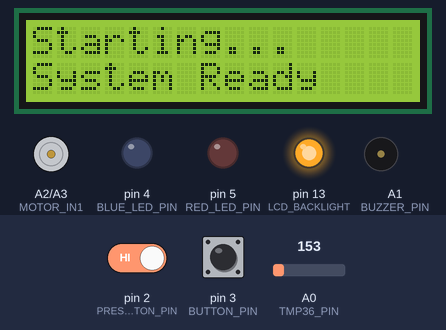
Bench run of a sketch on a simulated Arduino Uno, built with avr-gcc and run on an emulated ATmega328P. Shown: 16×2 character LCD, motor-driver pin pairs drawn as motors (green arrow = first pin HIGH = forward, orange = second pin HIGH = backward, longer = more drive, scaled by the enable pin), output pins drawn as LEDs (lit = HIGH), buzzer (waves = sounding). Dashed ring = blinking. The inputs (shaded band) are chosen by the test bench; at power-on: pin 3 (BUTTON_PIN) HIGH, pin 2 (PRESET_BUTTON_PIN) HIGH, A0 (TMP36_PIN) = 153. What the sketch prints to the serial monitor is not drawn.

Above: at 2.1 s.
At 5.2 s:
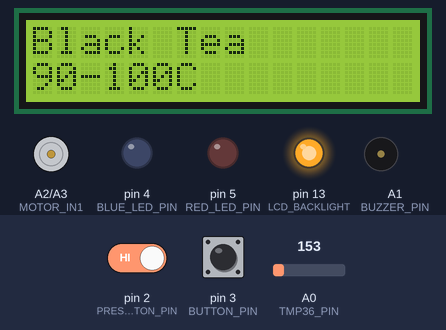
5.3 s: pin 3 (BUTTON_PIN) pulled LOW for 0.15 s
At 6.0 s:
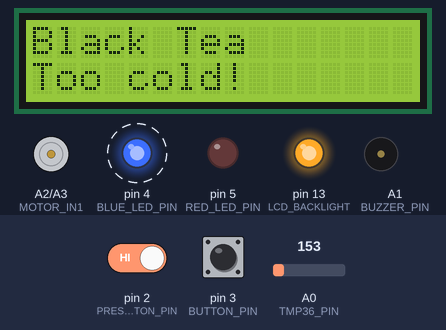
10.6 s: pin 2 (PRESET_BUTTON_PIN) driven LOW and pin 3 (BUTTON_PIN) driven LOW
12.6 s: pin 3 (BUTTON_PIN) driven HIGH
At 15.4 s:
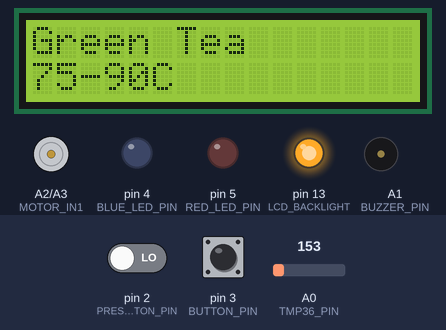
15.6 s: pin 3 (BUTTON_PIN) driven LOW
At 17.3 s:
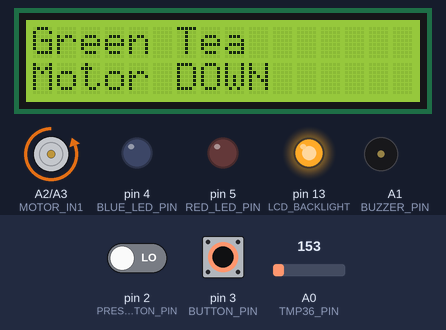
Timing chart, 0 to 19.5 s (numbered marks = the images above; inputs shaded):
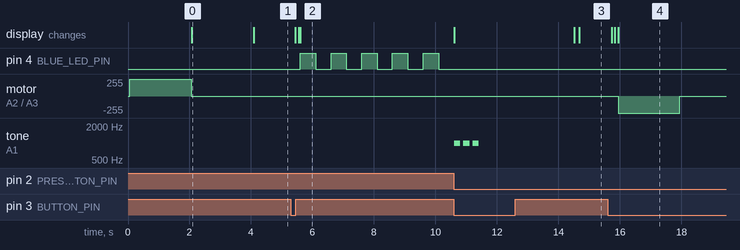

The sketch:

TeaMaker_analog_temp.ino
```cpp
#include <LiquidCrystal.h>

// Motor positions (kept at top to ensure global scope)
enum MotorPosition {
  MOTOR_STOP = 0,
  MOTOR_UP = 1,
  MOTOR_DOWN = 2
};
MotorPosition currentMotorPosition = MOTOR_STOP;

// Pin definitions
#define TMP36_PIN A0          // TMP36 analog pin
#define BUTTON_PIN 3          // Start button pin
#define PRESET_BUTTON_PIN 2   // Tea preset button pin
#define BLUE_LED_PIN 4        // Blue LED pin
#define RED_LED_PIN 5         // Red LED pin
#define MOTOR_IN1 A2          // L293D Input 1
#define MOTOR_IN2 A3          // L293D Input 2
#define MOTOR_EN A4           // L293D Enable pin (PWM)
#define BUZZER_PIN A1         // Piezo buzzer pin

// LCD pin definitions for LCM1602C (16x2 HD44780-compatible LCD)
#define LCD_RS 12
#define LCD_EN 11
#define LCD_D4 10
#define LCD_D5 9
#define LCD_D6 8
#define LCD_D7 7
#define LCD_BACKLIGHT 13      // Backlight anode control (PWM)
// Note: LCM1602C VO pin (contrast) requires a 10kΩ potentiometer to GND/5V.
//       Backlight (A/K pins) uses pin 13 with a 220Ω resistor for anode (A).

// LCD setup (RS, EN, D4, D5, D6, D7)
LiquidCrystal lcd(LCD_RS, LCD_EN, LCD_D4, LCD_D5, LCD_D6, LCD_D7);

// Tea preset definitions
enum TeaType {
  BLACK_TEA = 0,
  GREEN_TEA = 1
};

// Tea preset parameters
struct TeaPreset {
  const char* name;
  float tempHigh;
  float tempLow;
  unsigned long waitTime;
};

TeaPreset teaPresets[] = {
  {"Black Tea", 100.0, 90.0, 360000},  // Black tea: 90-100°C, 6 minutes
  {"Green Tea", 90.0, 75.0, 240000}    // Green tea: 75-90°C, 4 minutes
};

// TMP36 calibration constants
#define AREF_VOLTAGE 5.0      // Arduino reference voltage
#define ADC_RESOLUTION 1024   // 10-bit ADC resolution

// Timing constants (in milliseconds)
#define DEBOUNCE_DELAY 50         // Button debounce delay
#define MAIN_LOOP_DELAY 100       // Main loop delay
#define HIGH_TEMP_WAIT 60000      // Wait time when temp > high threshold (1 minute)
#define MOTOR_RUN_TIME 3000       // Motor run time (3 seconds)
#define LED_BLINK_DELAY 500       // LED on/off time for blinking
#define TEMP_READING_DELAY 10     // Delay between temperature readings
#define STEEP_UPDATE_INTERVAL 1000  // LCD update interval during steeping (1 second)
#define COOLDOWN_UPDATE_INTERVAL 60000 // LCD update interval during cooldown (1 minute)

// Motor control constants
#define MOTOR_SPEED 255           // Motor speed (0-255)
#define MOTOR_UP_TIME 2000        // Time to run motor UP (2 seconds)
#define MOTOR_DOWN_TIME 2000      // Time to run motor DOWN (2 seconds)
#define MOTOR_HOLD_TIME 3000      // Time to hold position (3 seconds)

// LED and buzzer constants
#define LED_BLINK_COUNT 5         // Number of times to blink LEDs
#define BUZZER_FREQUENCY 1000     // Buzzer frequency in Hz
#define BUZZER_DURATION 200       // Buzzer beep duration
#define BUZZER_PAUSE 300          // Pause between buzzer beeps
#define BUZZER_BEEP_COUNT 3       // Number of beeps at end

// Temperature sensor constants
#define TEMP_READINGS_COUNT 10    // Number of readings to average
#define TMP36_OFFSET_VOLTAGE 0.5  // TMP36 offset voltage (500mV at 0°C)
#define TMP36_SCALE_FACTOR 100.0  // TMP36 scale factor (10mV/°C)

// Global variables
bool systemRunning = false;
bool buttonPressed = false;
bool presetButtonPressed = false;
float currentTemperature = 0.0;
TeaType currentTeaType = BLACK_TEA;

void moveMotorToPosition(int position) {
  digitalWrite(MOTOR_EN, HIGH); // Enable motor

  switch (position) {
    case MOTOR_UP:
      Serial.println("Moving motor UP");
      digitalWrite(MOTOR_IN1, HIGH);
      digitalWrite(MOTOR_IN2, LOW);
      analogWrite(MOTOR_EN, MOTOR_SPEED);
      delay(MOTOR_UP_TIME);
      digitalWrite(MOTOR_IN1, LOW);
      digitalWrite(MOTOR_IN2, LOW);
      currentMotorPosition = MOTOR_UP;
      Serial.println("Motor reached UP position");
      break;

    case MOTOR_DOWN:
      Serial.println("Moving motor DOWN");
      digitalWrite(MOTOR_IN1, LOW);
      digitalWrite(MOTOR_IN2, HIGH);
      analogWrite(MOTOR_EN, MOTOR_SPEED);
      delay(MOTOR_DOWN_TIME);
      digitalWrite(MOTOR_IN1, LOW);
      digitalWrite(MOTOR_IN2, LOW);
      currentMotorPosition = MOTOR_DOWN;
      Serial.println("Motor reached DOWN position");
      break;

    case MOTOR_STOP:
    default:
      Serial.println("Stopping motor");
      digitalWrite(MOTOR_IN1, LOW);
      digitalWrite(MOTOR_IN2, LOW);
      digitalWrite(MOTOR_EN, LOW);
      currentMotorPosition = MOTOR_STOP;
      break;
  }
}

void setup() {
  Serial.begin(9600);
  pinMode(LCD_BACKLIGHT, OUTPUT);
  analogWrite(LCD_BACKLIGHT, 128); // Set backlight to medium brightness (PWM)
  lcd.begin(16, 2);
  pinMode(BUTTON_PIN, INPUT_PULLUP);
  pinMode(PRESET_BUTTON_PIN, INPUT_PULLUP);
  pinMode(BLUE_LED_PIN, OUTPUT);
  pinMode(RED_LED_PIN, OUTPUT);
  pinMode(BUZZER_PIN, OUTPUT);
  pinMode(MOTOR_IN1, OUTPUT);
  pinMode(MOTOR_IN2, OUTPUT);
  pinMode(MOTOR_EN, OUTPUT);
  digitalWrite(BLUE_LED_PIN, LOW);
  digitalWrite(RED_LED_PIN, LOW);
  moveMotorToPosition(MOTOR_UP);
  updateLCDStatus("Starting...", "System Ready");
  delay(2000);
  updateLCDTeaType();
  Serial.println("Temperature Control System Ready (TMP36)");
  Serial.println("Press the start button to begin...");
}

void loop() {
  if (digitalRead(PRESET_BUTTON_PIN) == LOW && !presetButtonPressed) {
    delay(DEBOUNCE_DELAY);
    if (digitalRead(PRESET_BUTTON_PIN) == LOW) {
      presetButtonPressed = true;
      if (!systemRunning) {
        currentTeaType = (currentTeaType == BLACK_TEA) ? GREEN_TEA : BLACK_TEA;
        updateLCDTeaType();
        Serial.print("Tea type changed to: ");
        Serial.println(teaPresets[currentTeaType].name);
      }
    }
  }

  if (digitalRead(PRESET_BUTTON_PIN) == HIGH) {
    presetButtonPressed = false;
  }

  if (digitalRead(BUTTON_PIN) == LOW && !buttonPressed) {
    delay(DEBOUNCE_DELAY);
    if (digitalRead(BUTTON_PIN) == LOW) {
      buttonPressed = true;
      systemRunning = true;
      Serial.println("System started!");
      Serial.print("Using preset: ");
      Serial.println(teaPresets[currentTeaType].name);
      mainProcess();
    }
  }

  if (digitalRead(BUTTON_PIN) == HIGH) {
    buttonPressed = false;
  }

  delay(MAIN_LOOP_DELAY);
}

void mainProcess() {
  TeaPreset currentPreset = teaPresets[currentTeaType];
  updateLCDStatus("Processing...", "Reading temp...");

  while (systemRunning) {
    currentTemperature = measureTemperature();
    Serial.print("Current temperature: ");
    Serial.print(currentTemperature);
    Serial.println("°C");

    String tempLine = "Temp: " + String(currentTemperature, 1) + "C";
    updateLCDStatus(currentPreset.name, tempLine);

    if (currentTemperature > currentPreset.tempHigh) {
      Serial.print("Temperature above ");
      Serial.print(currentPreset.tempHigh);
      Serial.println("°C - Waiting 1 minute");
      updateLCDStatus(currentPreset.name, "Too hot! Wait...");
      waitWithCountdown(HIGH_TEMP_WAIT, "Cool down: ");
      continue;
    }
    else if (currentTemperature < currentPreset.tempLow) {
      Serial.print("Temperature below ");
      Serial.print(currentPreset.tempLow);
      Serial.println("°C - Blinking blue LED");
      updateLCDStatus(currentPreset.name, "Too cold!");
      blinkBlueLED();
      break;
    }
    else {
      Serial.println("Temperature in range - Starting actuator sequence");
      Serial.println("Moving motor to DOWN position for 3 seconds");
      updateLCDStatus(currentPreset.name, "Motor DOWN");
      moveMotorToPosition(MOTOR_DOWN);
      delay(MOTOR_HOLD_TIME);

      Serial.print("Waiting ");
      Serial.print(currentPreset.waitTime / 60000);
      Serial.println(" minutes...");
      waitWithCountdown(currentPreset.waitTime, "Steeping: ");

      Serial.println("Moving motor to UP position for 3 seconds");
      updateLCDStatus(currentPreset.name, "Motor UP");
      moveMotorToPosition(MOTOR_UP);
      delay(MOTOR_HOLD_TIME);

      Serial.println("Blinking red LED 5 times");
      updateLCDStatus(currentPreset.name, "Complete!");
      blinkRedLED();
      break;
    }
  }

  endProcess();
}

void waitWithCountdown(unsigned long waitTime, const char* prefix) {
  unsigned long startTime = millis();
  unsigned long lastUpdate = 0;
  unsigned long updateInterval = (strcmp(prefix, "Steeping: ") == 0) ? STEEP_UPDATE_INTERVAL : COOLDOWN_UPDATE_INTERVAL;

  while (millis() - startTime < waitTime) {
    if (millis() - lastUpdate >= updateInterval) {
      unsigned long remaining = waitTime - (millis() - startTime);
      unsigned long minutes = remaining / 60000;
      unsigned long seconds = (remaining % 60000) / 1000;
      currentTemperature = measureTemperature(); // Measure temperature for each update
      Serial.print("Current temperature: ");
      Serial.print(currentTemperature);
      Serial.println("°C");

      // Format time as MM:SS
      String timeStr = String(minutes) + ":" + (seconds < 10 ? "0" : "") + String(seconds);
      // Format temperature to 1 decimal place
      String tempStr = String(currentTemperature, 1) + "C";
      // Combine time and temperature, ensuring it fits 16 characters
      String countdownLine = timeStr + " " + tempStr;
      if (countdownLine.length() > 16) {
        countdownLine = timeStr; // Fallback to time only if too long
      }

      updateLCDStatus(teaPresets[currentTeaType].name, countdownLine);
      lastUpdate = millis();
    }
    delay(100); // Small delay to prevent excessive processing
  }
}

void updateLCDStatus(String line1, String line2) {
  lcd.clear();
  lcd.setCursor(0, 0);
  lcd.print(line1.substring(0, 16));
  lcd.setCursor(0, 1);
  lcd.print(line2.substring(0, 16));
}

void updateLCDTeaType() {
  TeaPreset currentPreset = teaPresets[currentTeaType];
  String tempRange = String(currentPreset.tempLow, 0) + "-" + String(currentPreset.tempHigh, 0) + "C";
  updateLCDStatus(currentPreset.name, tempRange);
}

float measureTemperature() {
  long totalReading = 0;
  for (int i = 0; i < TEMP_READINGS_COUNT; i++) {
    totalReading += analogRead(TMP36_PIN);
    delay(TEMP_READING_DELAY);
  }
  float averageReading = totalReading / (float)TEMP_READINGS_COUNT;
  float voltage = (averageReading * AREF_VOLTAGE) / ADC_RESOLUTION;
  float temperatureC = (voltage - TMP36_OFFSET_VOLTAGE) * TMP36_SCALE_FACTOR;
  Serial.print("ADC Reading: ");
  Serial.print(averageReading);
  Serial.print(", Voltage: ");
  Serial.print(voltage);
  Serial.print("V, ");
  temperatureC=78;
  return temperatureC;
}

void blinkBlueLED() {
  for (int i = 0; i < LED_BLINK_COUNT; i++) {
    digitalWrite(BLUE_LED_PIN, HIGH);
    delay(LED_BLINK_DELAY);
    digitalWrite(BLUE_LED_PIN, LOW);
    delay(LED_BLINK_DELAY);
  }
}

void blinkRedLED() {
  for (int i = 0; i < LED_BLINK_COUNT; i++) {
    digitalWrite(RED_LED_PIN, HIGH);
    delay(LED_BLINK_DELAY);
    digitalWrite(RED_LED_PIN, LOW);
    delay(LED_BLINK_DELAY);
  }
}

void makeBeep() {
  for (int i = 0; i < BUZZER_BEEP_COUNT; i++) {
    tone(BUZZER_PIN, BUZZER_FREQUENCY, BUZZER_DURATION);
    delay(BUZZER_PAUSE);
  }
}

void endProcess() {
  Serial.println("Process completed!");
  updateLCDStatus("Process Done!", "Press to restart");
  makeBeep();
  systemRunning = false;
  buttonPressed = false;
  delay(3000);
  updateLCDTeaType();
  Serial.println("Press the start button to restart the system...");
}
```

Measured:
- after the input at 5.3 s, pin 4 (BLUE_LED_PIN): alternates HIGH for 0.50 s and LOW for 0.50 s, starting after 0.30 s; the display: first changes after 0.14 s (image 2 shows a later state)
- after the input at 12.6 s, motor on A2 (MOTOR_IN1) / A3 (MOTOR_IN2): stays stopped (without the input it goes to backward 255/255 after 2.4 s)
- after the input at 15.6 s, motor on A2 (MOTOR_IN1) / A3 (MOTOR_IN2): stopped → backward 255/255 after 0.35 s, → stopped 2.0 s later; the display: first changes after 0.13 s (image 4 shows a later state)
- by itself, tone on A1 (BUZZER_PIN): alternates 1000 Hz for 0.20 s and silent for 0.10 s, 6 changes in all, then stays silent
- what the display in image 0 shows lasts 2.0 s, from 2.1 s to 4.1 s
